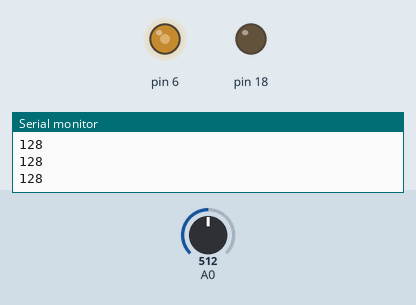
Bench run of a sketch on a simulated Arduino Uno, built with avr-gcc and run on an emulated ATmega328P. Parts: output pins drawn as LEDs (lit = HIGH), the last lines printed to the serial monitor. Inputs (shaded band) come from the test bench; at power-on: A0 = 512.

Above: at 1.2 s.
1.3 s: A0 set to 716
At 2.5 s:
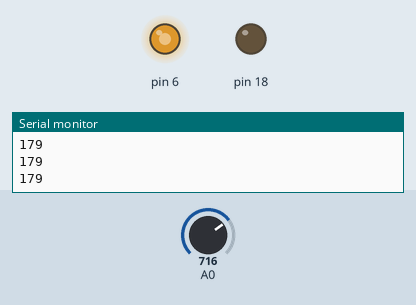
2.8 s: A0 set to 900
At 3.8 s:
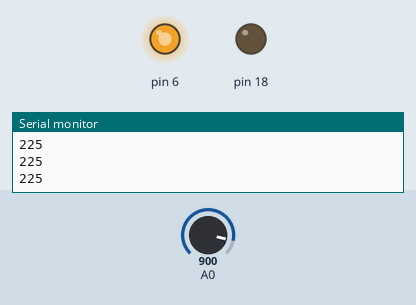
4.3 s: A0 set to 122
At 4.7 s:
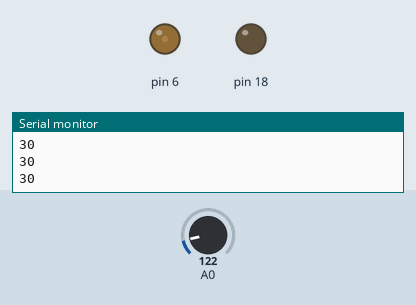
5.8 s: A0 set to 0
At 7.0 s:
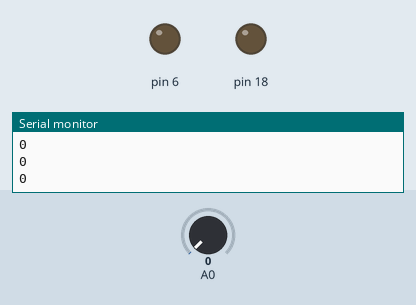
Timing chart, 0 to 8.3 s (numbered marks = the images above; inputs shaded):
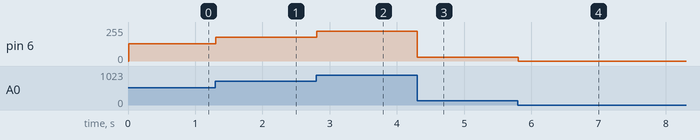

Measured:
- after the input at 1.3 s, pin 6: 128/255 → 179/255 at once
- after the input at 2.8 s, pin 6: 179/255 → 225/255 at once
- after the input at 4.3 s, pin 6: 225/255 → 30/255 at once
- after the input at 5.8 s, pin 6: 30/255 → 0/255 at once

The sketch:

arduPWM8bit.ino
```cpp
#include <avr/io.h>
#include <avr/interrupt.h>

#define ADC_PORT C
#define PIN_PORT(x) sPIN_PORT(x)
#define sPIN_PORT(x) (DDR##x)

uint8_t i = 0;

void setup() {
  // initialize the output pin, say PC0
  Serial.begin(9600);
   pwm_init();
   adc_init(0);
   timer2init();
   sei();
   DDRC |= (1 << PC4);//test pin
  DDRD |= (1 << PD6);//test pin
//  OCR0A = 128;

}

void loop() {
//  while(ADCH > TCNT2)
//    PORTD |= (1<< PD6);
//  PORTD &= ~(1<< PD6);

//while(ADCH > TCNT2)
//  PORTC |= (1<< 4);
//PORTC &= ~(1<< 4);


}

void adc_init(int channels){
  ADMUX = 0;
  ADMUX |= ( 1<<REFS0 ) | (1<<ADLAR);//Vref - Vcc, left adjust result
  ADCSRA = 0;
  ADCSRA |= ( 1<<ADEN )|( 1<<ADPS0 )|( 1<<ADPS1 ); //ADC on, 2 prescaler
  //pomiary na kanale A0
  PIN_PORT(ADC_PORT) &= ~(1<<channels);
}

inline uint8_t pomiar(uint8_t channel){
  ADMUX = (ADMUX & 0xF8)|channel;
  ADCSRA |= (1<<ADSC);// measure start
  while( ADCSRA & (1<<ADSC) ); // wait for meas to complete
  return ADCH;
}

void timer2init(void){
  TCCR2B |= (1 << CS22) | (1 << CS21); // presc 256; f = 62khz
  TIMSK2 |= (1<<TOIE2); // ovf int enable
}

void pwm_init()
{
    // initialize TCCR0 as per requirement, say as follows
    TCCR0A |= (1<<WGM01)|(1<<COM0A1);//(1<<WGM01)|
    TCCR0B |=  (1<<CS00);//(1<<WGM02)|
    // make sure to make OC0 pin (pin PB3 for atmega32) as output pin
    DDRD |= (1<<PD6);
}

ISR(TIMER2_OVF_vect){
  OCR0A = pomiar(0);
  Serial.println(OCR0A);
}
```
